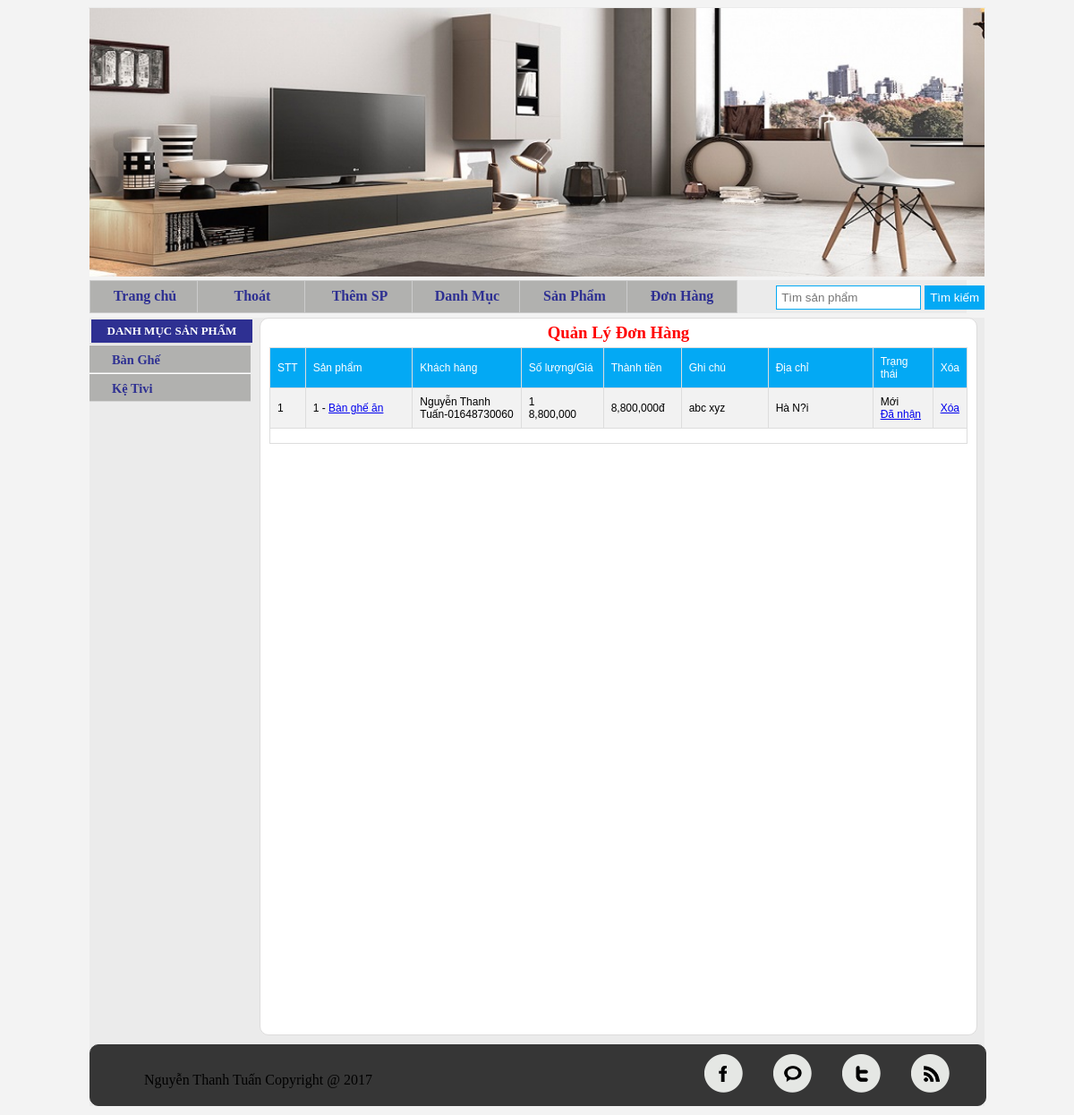
Screenshot of /don-hang-admin.html (signed in) with the database file from the repository.
### tables this page shows
CREATE TABLE `loaisp` (
  `maloai` varchar(50) NOT NULL,
  `ten` varchar(200) NOT NULL
);

CREATE TABLE `donhang` (
  `id` int(11) NOT NULL,
  `sanpham` int(11) NOT NULL,
  `username` varchar(255) NOT NULL,
  `ghichu` text NOT NULL,
  `soluong` int(11) NOT NULL,
  `giaban` double NOT NULL,
  `trangthai` int(11) NOT NULL,
  `diachi` text NOT NULL
);

CREATE TABLE `sanpham` (
  `mahang` int(20) NOT NULL,
  `tenhang` varchar(50) NOT NULL,
  `alias` varchar(255) NOT NULL,
  `giatien` int(20) NOT NULL,
  `slogan` varchar(255) NOT NULL,
  `maloai` varchar(50) NOT NULL,
  `chitiet` text NOT NULL,
  `hinhanh` varchar(20) NOT NULL,
  `sogr1sp` int(5) NOT NULL
);

CREATE TABLE `thanhvien` (
  `hoten` varchar(30) NOT NULL,
  `ngaysinh` date DEFAULT NULL,
  `quequan` varchar(30) DEFAULT NULL,
  `dienthoai` varchar(15) NOT NULL,
  `username` varchar(30) NOT NULL,
  `password` varchar(255) NOT NULL,
  `quyen` varchar(1) NOT NULL DEFAULT '0'
);

### clspage.php (called while the page is built, shortened)
<?php
class Paging
{
    function rowStart($limit)
    {
        return (!isset($_GET['page'])) ? 0 :  ($_GET['page']-1) * $limit;
    }
}

### quanlydonhang.php (the view, shortened to what this page needs)
    <?php
    include("clspage.php");
    $paging = new Paging; $limit =10;
    $paging->findTotal($link,'donhang');
    $paging->findPages($limit);
    $start =$paging->rowStart($limit);
    $sql="select a.*,b.tenhang,b.giatien,b.alias,c.hoten,c.dienthoai from donhang a,sanpham b,thanhvien c where a.sanpham=b.mahang and a. username=c.username order by id desc limit ".$start.",".$limit;
    $result=mysql_query($sql);
?>
<table width="" border="1" background="">
    <h3 class="tbltitle">Quản lý đơn hàng</h3>
    <tr>
        <td width="20"><div align="left">STT</div></td>
        <td width=""><div align="left">Sản phẩm</div></td>
        <td width="60"><div align="left">Khách hàng</div></td>
        <td width="75"><div align="left">Số lượng/Giá</div></td>
        <td width="70"><div align="left">Thành tiền</div></td>
        <td width="80"><div align="left">Ghi chú</div></td>
        <td width="100"><div align="left">Địa chỉ</div></td>
        <td width="50"><div align="left">Trạng thái</div></td>
        <td width="20"><div align="left">Xóa</div></td>
    </tr>
    <?php
    $i=1;
    while($rows=mysql_fetch_array($result))
    {
        ?>
        <tr>
            <td><div align="left"><?php echo $i;?></div></td>
            <td>
                <div align="left">
                    <?php echo $rows['sanpham'];?> - <a href="index.php?chitiet=<?php echo $rows['sanpham']; ?>&alias:<?php echo $rows['alias']; ?>"><?php echo $rows['tenhang']; ?></a>
                </div>
            </td>
            <td>
                <div align="left">
                    <?php
                        echo $rows['hoten']."-".$rows['dienthoai'];
                    ?>
                </div>
            </td>
            <td>
                <div align="left">
                    <?php echo $rows['soluong'];?><br/><?php echo number_format($rows['giaban']);?>
                </div>
            </td>
            <td>
                <div align="left">
                    <?php echo number_format($rows['giaban']*$rows['soluong']);?>đ
                </div>
            </td>
            <td>
                <div align="left">
                    <?php echo $rows['ghichu'];?>
                </div>
            </td>
            <td><div align="left"><?php echo $rows['diachi'];?></div></td>
            <td>
                <div align="left">
                    <?php
                    if((int)$rows['trangthai']==0)
                    {
                        echo "Mới<br/>";
                        echo '<a href="index.php?action=110&update='.$rows['id'].'">Đã nhận</a>';
                    }
                    else
                    {
                        echo "Đã nhận";
                    }
                    ?>
                </div>
            </td>
            <td>
                <div align="left">
                    <a href="index.php?action=110&del=<?php echo $rows['id'];?>">Xóa</a>
                </div>
            </td>
        </tr>
        <?php
        $i++;
    }
    ?>
    <td colspan="9">
   </td>
</table>

### theleft.php (shortened to what this page needs)
<?php
$sql= "select * from loaisp";
$result= mysql_query($sql);
?>
<div class="leftwapper">
    <h2><a href="/">Danh Mục Sản Phẩm</a></h2>
    <ul class="menu_cate">
        <?php
        while($rows=mysql_fetch_array($result))
        {
            ?>
            <li>
                <a href="danhmuc-<?php echo $rows['maloai'];?>.html"><?php echo $rows['ten'];?></a>
            </li>
            <?php
        }
        ?>
    </ul>
</div>

### css.css (style rules this page uses)
.leftwapper { float: left; width: 100%; background: rgba(204, 204, 204, 0.7); }
.leftwapper h2 { float: left; margin: 0px; padding: 0px; width: 100%; margin-bottom: 1px; }
.leftwapper h2 a { text-decoration: none; text-transform: uppercase; font-size: 13px; padding: 5px 2%; background: #2e3092; border: 1px solid #EBEBEB; float: left; color: white; width: 96%; text-align: center; }
ul.menu_cate { float: left; width: 100%; list-style: none; margin: 0px; padding: 0px; }
ul.menu_cate li { line-height: 33px; background: #b1b1af; list-style: none; border-top: #fff solid 1px; border-bottom: #d4d4d4 solid 1px; }
ul.menu_cate li a { color: #2e3092; font-size: 0.9em; font-weight: bold; padding-left: 25px; display: block; height: 30px; text-decoration: none; text-transform: capitalize; }
.leftwapper h2 { border: 1px solid #EBEBEB; border-bottom: none; }
ul { margin: 10px 0; list-style: disc inside none; padding: 0px; }
.wright table { font-size: 14px; font-family: "Trebuchet MS", Arial, Helvetica, sans-serif; border-collapse: collapse; border-spacing: 0; width: 100%; }
.wright table tr:first-child { padding-top: 11px; padding-bottom: 11px; background-color: #03A9F4; color: white; border: 1px solid #ddd; text-align: left; padding: 8px; }
.wright table tr:nth-child(even) { background-color: #f2f2f2; }
.wright table tr td { border: 1px solid #ddd; text-align: left; padding: 8px; font-size: 12px; }
h3.tbltitle { text-align: center; padding: 5px; margin: 0px; color: red; text-transform: capitalize; }

### rows the page displays
loaisp: ten "Bàn Ghế"
loaisp: ten "Kệ Tivi"
donhang: sanpham "1", sanpham.tenhang "Bàn ghế ăn", thanhvien.hoten "Nguyễn Thanh Tuấn", thanhvien.dienthoai "01648730060", soluong "1", giaban "8,800,000", $rows['giaban']*$rows['soluong'] "8,800,000", ghichu "abc xyz", diachi "Hà N?i"
